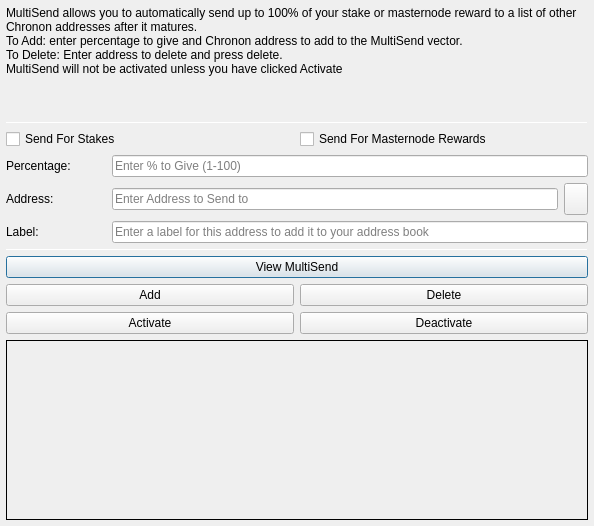
<?xml version="1.0" encoding="UTF-8"?>
<ui version="4.0">
 <class>MultiSendDialog</class>
 <widget class="QDialog" name="MultiSendDialog">
  <property name="windowModality">
   <enum>Qt::NonModal</enum>
  </property>
  <property name="geometry">
   <rect>
    <x>0</x>
    <y>0</y>
    <width>594</width>
    <height>526</height>
   </rect>
  </property>
  <property name="windowTitle">
   <string>MultiSend</string>
  </property>
  <layout class="QVBoxLayout" name="verticalLayout" stretch="0">
   <property name="margin">
    <number>6</number>
   </property>
   <item>
    <layout class="QVBoxLayout" name="verticalLayout_Main" stretch="1,1,1,0,1,1,1">
     <item>
      <widget class="QLabel" name="label_2">
       <property name="lineWidth">
        <number>1</number>
       </property>
       <property name="text">
        <string>MultiSend allows you to automatically send up to 100% of your stake or masternode reward to a list of other Chronon addresses after it matures.
To Add: enter percentage to give and Chronon address to add to the MultiSend vector.
To Delete: Enter address to delete and press delete.
MultiSend will not be activated unless you have clicked Activate</string>
       </property>
       <property name="alignment">
        <set>Qt::AlignLeading|Qt::AlignLeft|Qt::AlignTop</set>
       </property>
       <property name="wordWrap">
        <bool>true</bool>
       </property>
      </widget>
     </item>
     <item>
      <widget class="Line" name="line">
       <property name="minimumSize">
        <size>
         <width>0</width>
         <height>1</height>
        </size>
       </property>
       <property name="maximumSize">
        <size>
         <width>16777215</width>
         <height>1</height>
        </size>
       </property>
       <property name="orientation">
        <enum>Qt::Horizontal</enum>
       </property>
      </widget>
     </item>
     <item>
      <layout class="QVBoxLayout" name="verticalLayout_Settings">
       <item>
        <layout class="QHBoxLayout" name="horizontalLayout">
         <item>
          <widget class="QCheckBox" name="multiSendStakeCheckBox">
           <property name="text">
            <string>Send For Stakes</string>
           </property>
          </widget>
         </item>
         <item>
          <widget class="QCheckBox" name="multiSendMasternodeCheckBox">
           <property name="text">
            <string>Send For Masternode Rewards</string>
           </property>
          </widget>
         </item>
        </layout>
       </item>
       <item>
        <layout class="QHBoxLayout" name="horizontalLayout_6">
         <item>
          <widget class="QLabel" name="label">
           <property name="minimumSize">
            <size>
             <width>100</width>
             <height>0</height>
            </size>
           </property>
           <property name="toolTip">
            <string>Percentage of stake to send</string>
           </property>
           <property name="text">
            <string>Percentage:</string>
           </property>
          </widget>
         </item>
         <item>
          <widget class="QLineEdit" name="multiSendPercentEdit">
           <property name="toolTip">
            <string>Enter whole numbers 1 - 100</string>
           </property>
           <property name="placeholderText">
            <string>Enter % to Give (1-100)</string>
           </property>
          </widget>
         </item>
        </layout>
       </item>
       <item>
        <layout class="QHBoxLayout" name="horizontalLayout_7">
         <item>
          <widget class="QLabel" name="label_5">
           <property name="minimumSize">
            <size>
             <width>100</width>
             <height>0</height>
            </size>
           </property>
           <property name="toolTip">
            <string>Address to send portion of stake to</string>
           </property>
           <property name="text">
            <string>Address:</string>
           </property>
          </widget>
         </item>
         <item>
          <widget class="QLineEdit" name="multiSendAddressEdit">
           <property name="toolTip">
            <string/>
           </property>
           <property name="placeholderText">
            <string>Enter Address to Send to</string>
           </property>
          </widget>
         </item>
         <item>
          <widget class="QToolButton" name="addressBookButton">
           <property name="maximumSize">
            <size>
             <width>16777215</width>
             <height>32</height>
            </size>
           </property>
           <property name="toolTip">
            <string>Choose an address from the address book</string>
           </property>
           <property name="text">
            <string/>
           </property>
           <property name="icon">
            <iconset resource="../chronon.qrc">
             <normaloff>:/icons/address-book</normaloff>:/icons/address-book</iconset>
           </property>
           <property name="shortcut">
            <string>Alt+A</string>
           </property>
          </widget>
         </item>
        </layout>
       </item>
      </layout>
     </item>
     <item>
      <layout class="QHBoxLayout" name="horizontalLayout_3">
       <item>
        <widget class="QLabel" name="label_3">
         <property name="minimumSize">
          <size>
           <width>100</width>
           <height>0</height>
          </size>
         </property>
         <property name="text">
          <string>Label:</string>
         </property>
        </widget>
       </item>
       <item>
        <widget class="QLineEdit" name="labelAddressLabelEdit">
         <property name="placeholderText">
          <string>Enter a label for this address to add it to your address book</string>
         </property>
        </widget>
       </item>
      </layout>
     </item>
     <item>
      <widget class="Line" name="line_2">
       <property name="minimumSize">
        <size>
         <width>0</width>
         <height>1</height>
        </size>
       </property>
       <property name="maximumSize">
        <size>
         <width>16777215</width>
         <height>1</height>
        </size>
       </property>
       <property name="orientation">
        <enum>Qt::Horizontal</enum>
       </property>
      </widget>
     </item>
     <item>
      <layout class="QVBoxLayout" name="verticalLayout_Buttons">
       <item>
        <layout class="QHBoxLayout" name="horizontalLayout_4">
         <item>
          <widget class="QPushButton" name="viewButton">
           <property name="toolTip">
            <string/>
           </property>
           <property name="statusTip">
            <string>View MultiSend Vector</string>
           </property>
           <property name="text">
            <string>View MultiSend</string>
           </property>
          </widget>
         </item>
        </layout>
       </item>
       <item>
        <layout class="QHBoxLayout" name="horizontalLayout_2">
         <item>
          <widget class="QPushButton" name="addButton">
           <property name="toolTip">
            <string/>
           </property>
           <property name="statusTip">
            <string>Add to MultiSend Vector</string>
           </property>
           <property name="text">
            <string>Add</string>
           </property>
          </widget>
         </item>
         <item>
          <widget class="QPushButton" name="deleteButton">
           <property name="toolTip">
            <string/>
           </property>
           <property name="statusTip">
            <string>Delete Address From MultiSend Vector</string>
           </property>
           <property name="text">
            <string>Delete</string>
           </property>
          </widget>
         </item>
        </layout>
       </item>
       <item>
        <layout class="QHBoxLayout" name="horizontalLayout_5">
         <item>
          <widget class="QPushButton" name="activateButton">
           <property name="statusTip">
            <string>Activate MultiSend</string>
           </property>
           <property name="text">
            <string>Activate</string>
           </property>
          </widget>
         </item>
         <item>
          <widget class="QPushButton" name="disableButton">
           <property name="statusTip">
            <string>Deactivate MultiSend</string>
           </property>
           <property name="text">
            <string>Deactivate</string>
           </property>
          </widget>
         </item>
        </layout>
       </item>
      </layout>
     </item>
     <item>
      <widget class="QLabel" name="message">
       <property name="minimumSize">
        <size>
         <width>0</width>
         <height>180</height>
        </size>
       </property>
       <property name="frameShape">
        <enum>QFrame::Panel</enum>
       </property>
       <property name="frameShadow">
        <enum>QFrame::Plain</enum>
       </property>
       <property name="lineWidth">
        <number>1</number>
       </property>
       <property name="midLineWidth">
        <number>1</number>
       </property>
       <property name="text">
        <string/>
       </property>
       <property name="alignment">
        <set>Qt::AlignLeading|Qt::AlignLeft|Qt::AlignTop</set>
       </property>
       <property name="wordWrap">
        <bool>true</bool>
       </property>
      </widget>
     </item>
    </layout>
   </item>
  </layout>
 </widget>
 <resources>
  <include location="../chronon.qrc"/>
 </resources>
 <connections/>
</ui>
